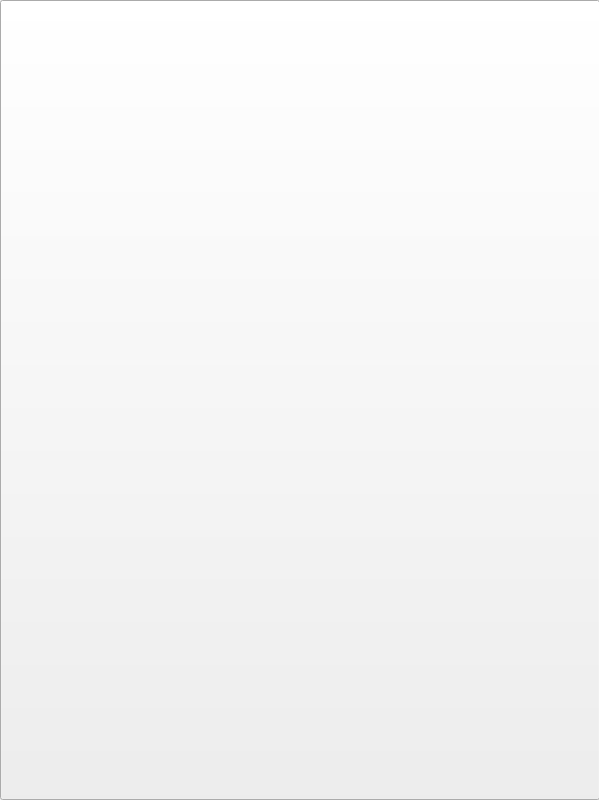
<?xml version="1.0" encoding="UTF-8"?>
<ui version="4.0">
 <class>Form</class>
 <widget class="QWidget" name="Form">
  <property name="geometry">
   <rect>
    <x>0</x>
    <y>0</y>
    <width>599</width>
    <height>800</height>
   </rect>
  </property>
  <property name="windowTitle">
   <string>Form</string>
  </property>
  <widget class="QStackedWidget" name="stackedWidget">
   <property name="geometry">
    <rect>
     <x>0</x>
     <y>0</y>
     <width>600</width>
     <height>800</height>
    </rect>
   </property>
   <property name="currentIndex">
    <number>0</number>
   </property>
   <widget class="QWidget" name="page">
    <widget class="QPushButton" name="pushButton">
     <property name="geometry">
      <rect>
       <x>0</x>
       <y>0</y>
       <width>600</width>
       <height>800</height>
      </rect>
     </property>
     <property name="styleSheet">
      <string notr="true">background-image: url(&quot;/home/iot/바탕화면/★★★★★/농산물 가격 데이터 수집 및 시각화/서ㅏ진/123.png&quot;)</string>
     </property>
     <property name="text">
      <string/>
     </property>
    </widget>
   </widget>
   <widget class="QWidget" name="page_2">
    <widget class="QFrame" name="frame">
     <property name="geometry">
      <rect>
       <x>0</x>
       <y>0</y>
       <width>600</width>
       <height>800</height>
      </rect>
     </property>
     <property name="styleSheet">
      <string notr="true">background-image: url(&quot;/home/iot/바탕화면/★★★★★/농산물 가격 데이터 수집 및 시각화/서ㅏ진/1.png&quot;)</string>
     </property>
     <property name="frameShape">
      <enum>QFrame::StyledPanel</enum>
     </property>
     <property name="frameShadow">
      <enum>QFrame::Raised</enum>
     </property>
     <widget class="QComboBox" name="comboBox">
      <property name="geometry">
       <rect>
        <x>10</x>
        <y>10</y>
        <width>100</width>
        <height>30</height>
       </rect>
      </property>
      <property name="styleSheet">
       <string notr="true"/>
      </property>
      <property name="currentIndex">
       <number>0</number>
      </property>
      <property name="frame">
       <bool>false</bool>
      </property>
      <item>
       <property name="text">
        <string>-</string>
       </property>
      </item>
      <item>
       <property name="text">
        <string>2013</string>
       </property>
      </item>
      <item>
       <property name="text">
        <string>2014</string>
       </property>
      </item>
      <item>
       <property name="text">
        <string>2022</string>
       </property>
      </item>
     </widget>
     <widget class="QPushButton" name="pushButton7">
      <property name="geometry">
       <rect>
        <x>190</x>
        <y>430</y>
        <width>80</width>
        <height>31</height>
       </rect>
      </property>
      <property name="styleSheet">
       <string notr="true">button_style = '''
QPushButton {
    border: 2px solid rgb(45, 45, 45);
    background-color: transparent;
    border-radius: 15px;
}

QPushButton:checked {
    background-color: rgba(191, 64, 64, 0.5);
}
'''

button = QPushButton('Push Me')
button.setStyleSheet(button_style)</string>
      </property>
      <property name="text">
       <string>전라북도</string>
      </property>
     </widget>
     <widget class="QPushButton" name="pushButton8">
      <property name="geometry">
       <rect>
        <x>320</x>
        <y>490</y>
        <width>80</width>
        <height>31</height>
       </rect>
      </property>
      <property name="styleSheet">
       <string notr="true">button_style = '''
QPushButton {
    border: 2px solid rgb(45, 45, 45);
    background-color: transparent;
    border-radius: 15px;
}

QPushButton:checked {
    background-color: rgba(191, 64, 64, 0.5);
}
'''

button = QPushButton('Push Me')
button.setStyleSheet(button_style)</string>
      </property>
      <property name="text">
       <string>경상남도</string>
      </property>
     </widget>
     <widget class="QPushButton" name="pushButton6">
      <property name="geometry">
       <rect>
        <x>389</x>
        <y>330</y>
        <width>91</width>
        <height>31</height>
       </rect>
      </property>
      <property name="styleSheet">
       <string notr="true">button_style = '''
QPushButton {
    border: 2px solid rgb(45, 45, 45);
    background-color: transparent;
    border-radius: 15px;
}

QPushButton:checked {
    background-color: rgba(191, 64, 64, 0.5);
}
'''

button = QPushButton('Push Me')
button.setStyleSheet(button_style)</string>
      </property>
      <property name="text">
       <string>경상북도</string>
      </property>
     </widget>
     <widget class="QPushButton" name="pushButton4">
      <property name="geometry">
       <rect>
        <x>270</x>
        <y>290</y>
        <width>80</width>
        <height>31</height>
       </rect>
      </property>
      <property name="styleSheet">
       <string notr="true">button_style = '''
QPushButton {
    border: 2px solid rgb(45, 45, 45);
    background-color: transparent;
    border-radius: 15px;
}

QPushButton:checked {
    background-color: rgba(191, 64, 64, 0.5);
}
'''

button = QPushButton('Push Me')
button.setStyleSheet(button_style)</string>
      </property>
      <property name="text">
       <string>충청북도</string>
      </property>
     </widget>
     <widget class="QPushButton" name="pushButton5">
      <property name="geometry">
       <rect>
        <x>160</x>
        <y>320</y>
        <width>80</width>
        <height>31</height>
       </rect>
      </property>
      <property name="styleSheet">
       <string notr="true">button_style = '''
QPushButton {
    border: 2px solid rgb(45, 45, 45);
    background-color: transparent;
    border-radius: 15px;
}

QPushButton:checked {
    background-color: rgba(191, 64, 64, 0.5);
}
'''

button = QPushButton('Push Me')
button.setStyleSheet(button_style)</string>
      </property>
      <property name="text">
       <string>충청남도</string>
      </property>
     </widget>
     <widget class="QPushButton" name="pushButton3">
      <property name="geometry">
       <rect>
        <x>350</x>
        <y>150</y>
        <width>80</width>
        <height>31</height>
       </rect>
      </property>
      <property name="styleSheet">
       <string notr="true">button_style = '''
QPushButton {
    border: 2px solid rgb(45, 45, 45);
    background-color: transparent;
    border-radius: 15px;
}

QPushButton:checked {
    background-color: rgba(191, 64, 64, 0.5);
}
'''

button = QPushButton('Push Me')
button.setStyleSheet(button_style)</string>
      </property>
      <property name="text">
       <string>강원도</string>
      </property>
     </widget>
     <widget class="QPushButton" name="pushButton1">
      <property name="geometry">
       <rect>
        <x>170</x>
        <y>170</y>
        <width>80</width>
        <height>31</height>
       </rect>
      </property>
      <property name="styleSheet">
       <string notr="true">button_style = '''
QPushButton {
    border: 2px solid rgb(45, 45, 45);
    background-color: transparent;
    border-radius: 15px;
}

QPushButton:checked {
    background-color: rgba(191, 64, 64, 0.5);
}
'''

button = QPushButton('Push Me')
button.setStyleSheet(button_style)
</string>
      </property>
      <property name="text">
       <string>서울특별시</string>
      </property>
      <property name="checkable">
       <bool>false</bool>
      </property>
      <property name="checked">
       <bool>false</bool>
      </property>
      <property name="autoRepeat">
       <bool>false</bool>
      </property>
     </widget>
     <widget class="QPushButton" name="pushButton2">
      <property name="geometry">
       <rect>
        <x>230</x>
        <y>220</y>
        <width>80</width>
        <height>31</height>
       </rect>
      </property>
      <property name="styleSheet">
       <string notr="true">button_style = '''
QPushButton {
    border: 2px solid rgb(45, 45, 45);
    background-color: transparent;
    border-radius: 15px;
}

QPushButton:checked {
    background-color: rgba(191, 64, 64, 0.5);
}
'''

button = QPushButton('Push Me')
button.setStyleSheet(button_style)</string>
      </property>
      <property name="text">
       <string>경기도</string>
      </property>
     </widget>
     <widget class="QPushButton" name="pushButton10">
      <property name="geometry">
       <rect>
        <x>110</x>
        <y>700</y>
        <width>91</width>
        <height>31</height>
       </rect>
      </property>
      <property name="styleSheet">
       <string notr="true">button_style = '''
QPushButton {
    border: 2px solid rgb(45, 45, 45);
    background-color: transparent;
    border-radius: 15px;
}

QPushButton:checked {
    background-color: rgba(191, 64, 64, 0.5);
}
'''

button = QPushButton('Push Me')
button.setStyleSheet(button_style)</string>
      </property>
      <property name="text">
       <string>제주특별자치도</string>
      </property>
     </widget>
     <widget class="QPushButton" name="pushButton9">
      <property name="geometry">
       <rect>
        <x>170</x>
        <y>540</y>
        <width>80</width>
        <height>31</height>
       </rect>
      </property>
      <property name="styleSheet">
       <string notr="true">button_style = '''
QPushButton {
    border: 2px solid rgb(45, 45, 45);
    background-color: transparent;
    border-radius: 15px;
}

QPushButton:checked {
    background-color: rgba(191, 64, 64, 0.5);
}
'''

button = QPushButton('Push Me')
button.setStyleSheet(button_style)</string>
      </property>
      <property name="text">
       <string>전라남도</string>
      </property>
     </widget>
     <widget class="QLabel" name="label">
      <property name="geometry">
       <rect>
        <x>250</x>
        <y>680</y>
        <width>31</width>
        <height>21</height>
       </rect>
      </property>
      <property name="text">
       <string>상품</string>
      </property>
     </widget>
     <widget class="QComboBox" name="comboBox_2">
      <property name="geometry">
       <rect>
        <x>248</x>
        <y>701</y>
        <width>121</width>
        <height>30</height>
       </rect>
      </property>
      <property name="autoFillBackground">
       <bool>false</bool>
      </property>
      <property name="styleSheet">
       <string notr="true"/>
      </property>
      <property name="editable">
       <bool>false</bool>
      </property>
      <property name="currentIndex">
       <number>0</number>
      </property>
      <property name="duplicatesEnabled">
       <bool>false</bool>
      </property>
      <property name="frame">
       <bool>false</bool>
      </property>
      <item>
       <property name="text">
        <string>-</string>
       </property>
      </item>
      <item>
       <property name="text">
        <string>쌀</string>
       </property>
      </item>
      <item>
       <property name="text">
        <string>찹쌀</string>
       </property>
      </item>
      <item>
       <property name="text">
        <string>콩</string>
       </property>
      </item>
      <item>
       <property name="text">
        <string>팥</string>
       </property>
      </item>
      <item>
       <property name="text">
        <string>녹두</string>
       </property>
      </item>
      <item>
       <property name="text">
        <string>메밀</string>
       </property>
      </item>
      <item>
       <property name="text">
        <string>고구마</string>
       </property>
      </item>
      <item>
       <property name="text">
        <string>감자</string>
       </property>
      </item>
      <item>
       <property name="text">
        <string>배추</string>
       </property>
      </item>
      <item>
       <property name="text">
        <string>양배추</string>
       </property>
      </item>
      <item>
       <property name="text">
        <string>시금치</string>
       </property>
      </item>
      <item>
       <property name="text">
        <string>상추</string>
       </property>
      </item>
      <item>
       <property name="text">
        <string>얼갈이배추</string>
       </property>
      </item>
      <item>
       <property name="text">
        <string>갓</string>
       </property>
      </item>
      <item>
       <property name="text">
        <string>수박</string>
       </property>
      </item>
      <item>
       <property name="text">
        <string>참외</string>
       </property>
      </item>
      <item>
       <property name="text">
        <string>오이</string>
       </property>
      </item>
      <item>
       <property name="text">
        <string>호박</string>
       </property>
      </item>
      <item>
       <property name="text">
        <string>토마토</string>
       </property>
      </item>
      <item>
       <property name="text">
        <string>파</string>
       </property>
      </item>
      <item>
       <property name="text">
        <string>생강</string>
       </property>
      </item>
      <item>
       <property name="text">
        <string>고춧가루</string>
       </property>
      </item>
      <item>
       <property name="text">
        <string>미나리</string>
       </property>
      </item>
      <item>
       <property name="text">
        <string>꺳잎</string>
       </property>
      </item>
      <item>
       <property name="text">
        <string>피망(청)</string>
       </property>
      </item>
      <item>
       <property name="text">
        <string>파프리카</string>
       </property>
      </item>
      <item>
       <property name="text">
        <string>멜론</string>
       </property>
      </item>
      <item>
       <property name="text">
        <string>참깨</string>
       </property>
      </item>
      <item>
       <property name="text">
        <string>들깨</string>
       </property>
      </item>
      <item>
       <property name="text">
        <string>땅콩</string>
       </property>
      </item>
      <item>
       <property name="text">
        <string>느타리버섯</string>
       </property>
      </item>
      <item>
       <property name="text">
        <string>팽이버섯</string>
       </property>
      </item>
      <item>
       <property name="text">
        <string>새송이버섯</string>
       </property>
      </item>
      <item>
       <property name="text">
        <string>호두</string>
       </property>
      </item>
      <item>
       <property name="text">
        <string>아몬드</string>
       </property>
      </item>
      <item>
       <property name="text">
        <string>사과</string>
       </property>
      </item>
      <item>
       <property name="text">
        <string>배</string>
       </property>
      </item>
      <item>
       <property name="text">
        <string>복숭아</string>
       </property>
      </item>
      <item>
       <property name="text">
        <string>포도</string>
       </property>
      </item>
      <item>
       <property name="text">
        <string>감귤</string>
       </property>
      </item>
      <item>
       <property name="text">
        <string>단감</string>
       </property>
      </item>
      <item>
       <property name="text">
        <string>바나나</string>
       </property>
      </item>
      <item>
       <property name="text">
        <string>참다래</string>
       </property>
      </item>
      <item>
       <property name="text">
        <string>파인애플</string>
       </property>
      </item>
      <item>
       <property name="text">
        <string>오렌지</string>
       </property>
      </item>
      <item>
       <property name="text">
        <string>방울토마토</string>
       </property>
      </item>
      <item>
       <property name="text">
        <string>레몬</string>
       </property>
      </item>
      <item>
       <property name="text">
        <string>체리</string>
       </property>
      </item>
      <item>
       <property name="text">
        <string>건포도</string>
       </property>
      </item>
      <item>
       <property name="text">
        <string>건블루베리</string>
       </property>
      </item>
      <item>
       <property name="text">
        <string>망고</string>
       </property>
      </item>
     </widget>
     <widget class="QLabel" name="describe_label">
      <property name="geometry">
       <rect>
        <x>390</x>
        <y>620</y>
        <width>121</width>
        <height>141</height>
       </rect>
      </property>
      <property name="text">
       <string/>
      </property>
     </widget>
    </widget>
   </widget>
  </widget>
 </widget>
 <resources/>
 <connections/>
</ui>
